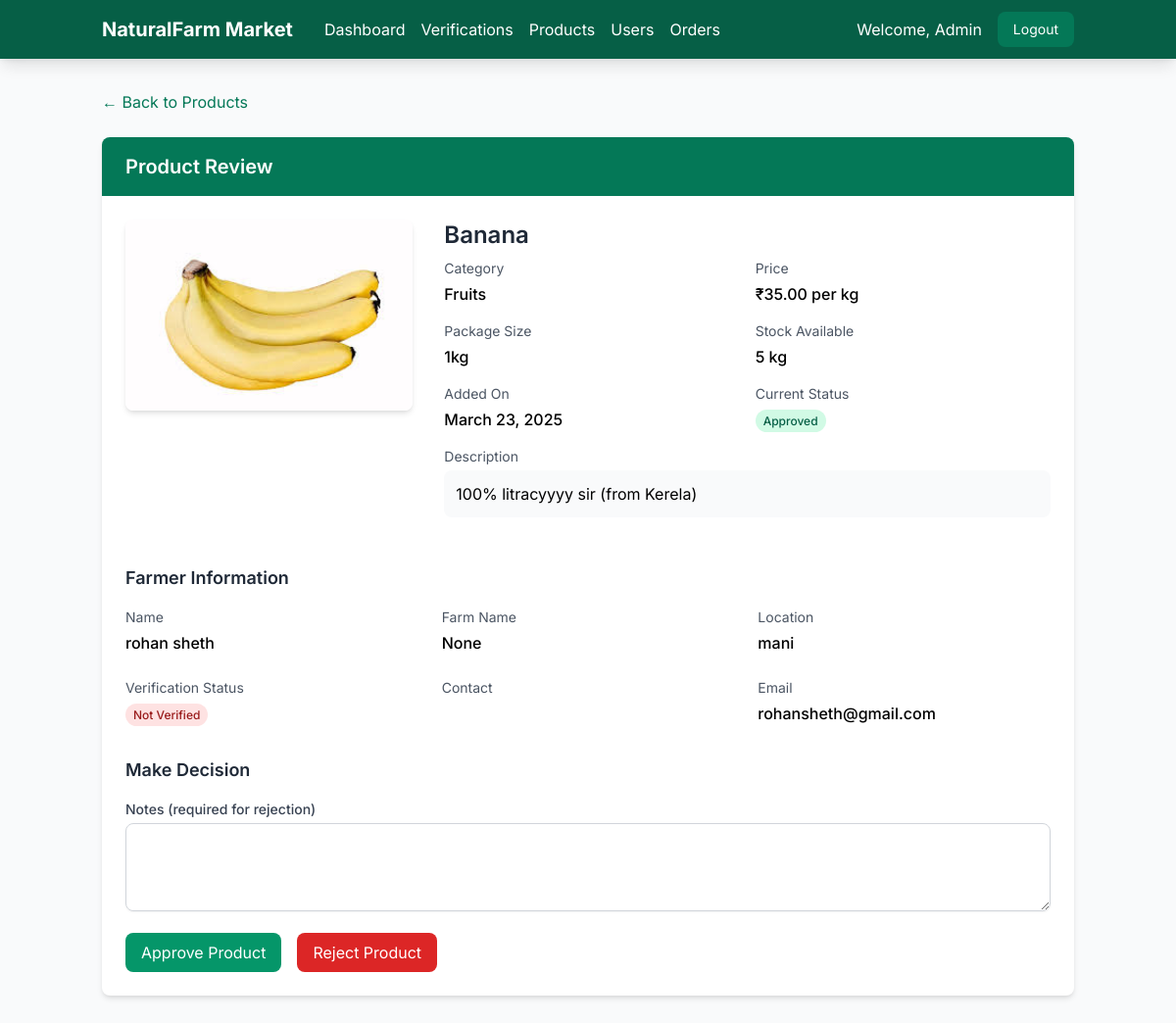
The app's page /admin-portal/review-product/5/ (signed in) with its own data.
### accounts/models.py (models this page shows, shortened)
class Product(models.Model):
    STATUS_CHOICES = [
        ('draft', 'Draft'),
        ('pending', 'Pending Approval'),
        ('active', 'Active'),
        ('rejected', 'Rejected'),
        ('out_of_stock', 'Out of Stock'),
    ]
    farmer = models.ForeignKey(Farmer, on_delete=models.CASCADE, related_name='products')
    name = models.CharField(max_length=255)
    description = models.TextField()
    category = models.ForeignKey(Category, on_delete=models.SET_NULL, null=True, related_name='products')
    unit = models.CharField(max_length=20)  # kg, g, l, ml, piece, dozen, etc.
    price = models.DecimalField(max_digits=10, decimal_places=2)
    package_size = models.CharField(max_length=50)  # e.g., "5kg", "500g", etc.
    stock = models.PositiveIntegerField(default=0)
    status = models.CharField(max_length=20, choices=STATUS_CHOICES, default='draft')
    image = models.ImageField(upload_to='product_images/', blank=True, null=True)
    qr_code = models.ImageField(upload_to='product_qr_codes/', blank=True, null=True)
    created_at = models.DateTimeField(auto_now_add=True)
    updated_at = models.DateTimeField(auto_now=True)

class Category(models.Model):
    name = models.CharField(max_length=100)
    description = models.TextField(blank=True, null=True)
    class Meta:
        verbose_name_plural = 'Categories'

class Farmer(models.Model):
    user = models.OneToOneField(User, on_delete=models.CASCADE)
    phone_number = models.CharField(max_length=15, blank=True, null=True)
    address = models.TextField(blank=True, null=True)
    farm_location = models.CharField(max_length=255, blank=True, null=True)
    origin_state = models.CharField(max_length=100, blank=True, null=True)
    is_verified = models.BooleanField(default=False)
    farm_name = models.CharField(max_length=255, blank=True, null=True)
    profile_picture = models.ImageField(upload_to='farmer_profiles/', blank=True, null=True)
    bio = models.TextField(blank=True, null=True)
    date_joined = models.DateTimeField(auto_now_add=True)

### django_tailwind/views.py (the view, shortened to what this page needs)
# urls.py: path('admin-portal/review-product/<int:product_id>/', views.review_product, name='review_product'),
@user_passes_test(is_admin_or_verifier)
def review_product(request, product_id):
    product = get_object_or_404(Product, id=product_id)
    context = {
        'product': product,
        'farmer': product.farmer
    }
    return render(request, 'admin/review_product.html', context)

### django_tailwind/views.py (called while the page is built)
def is_admin_or_verifier(user):
    return user.is_authenticated and (user.is_staff or user.groups.filter(name='Verifiers').exists())

### templates/admin/review_product.html (shortened to what this page needs)
<!DOCTYPE html>
<html lang="en">
<head>
    <link href="https://unpkg.com/tailwindcss@^2/dist/tailwind.min.css" rel="stylesheet">
</head>
<body class="bg-gray-50">
    <nav class="bg-green-800 text-white shadow-lg">
        <div class="container mx-auto px-4 py-3 flex justify-between items-center">
            <div class="flex items-center space-x-8">
                <h1 class="text-xl font-bold">NaturalFarm Market</h1>
                <div class="hidden md:flex space-x-4">
                    <a href="{% url 'admin_dashboard' %}" class="hover:text-green-200">Dashboard</a>
                    <a href="{% url 'farmer_verification' %}" class="hover:text-green-200">Verifications</a>
                    <a href="{% url 'product_approval' %}" class="hover:text-green-200">Products</a>
                    <a href="{% url 'manage_users' %}" class="hover:text-green-200">Users</a>
                    <a href="{% url 'order_management' %}" class="hover:text-green-200">Orders</a>
                </div>
            </div>
            <div class="flex items-center space-x-4">
                <span>Welcome, Admin</span>
                <a href="{% url 'admin_logout' %}" class="bg-green-700 hover:bg-green-600 px-4 py-2 rounded-lg text-sm">Logout</a>
            </div>
        </div>
    </nav>
    <div class="container mx-auto px-4 py-8">
        <div class="mb-6">
            <a href="{% url 'product_approval' %}" class="text-green-700 hover:text-green-800">
                <span>← Back to Products</span>
            </a>
        </div>
        <div class="bg-white rounded-lg shadow-md overflow-hidden">
            <div class="bg-green-700 text-white px-6 py-4">
                <h2 class="text-xl font-semibold">Product Review</h2>
            </div>
            <div class="p-6">
                <div class="grid grid-cols-1 lg:grid-cols-3 gap-8 mb-8">
                    <div class="col-span-1">
                        {% if product.image %}
                        <img src="{{ product.image.url }}" alt="{{ product.name }}" class="w-full h-auto rounded-lg shadow-md">
                        {% else %}
                        <div class="w-full h-64 bg-gray-200 rounded-lg flex items-center justify-center">
                            <span class="text-gray-500">No Image Available</span>
                        </div>
                        {% endif %}
                    </div>
                    <div class="col-span-2">
                        <h3 class="text-2xl font-semibold text-gray-800 mb-2">{{ product.name }}</h3>
                        <div class="grid grid-cols-1 md:grid-cols-2 gap-4 mb-4">
                            <div>
                                <p class="text-sm text-gray-600 mb-1">Category</p>
                                <p class="font-medium">{{ product.category.name }}</p>
                            </div>
                            <div>
                                <p class="text-sm text-gray-600 mb-1">Price</p>
                                <p class="font-medium">₹{{ product.price }} per {{ product.unit }}</p>
                            </div>
                            <div>
                                <p class="text-sm text-gray-600 mb-1">Package Size</p>
                                <p class="font-medium">{{ product.package_size }}</p>
                            </div>
                            <div>
                                <p class="text-sm text-gray-600 mb-1">Stock Available</p>
                                <p class="font-medium">{{ product.stock }} {{ product.unit }}</p>
                            </div>
                            <div>
                                <p class="text-sm text-gray-600 mb-1">Added On</p>
                                <p class="font-medium">{{ product.created_at|date:"F d, Y" }}</p>
                            </div>
                            <div>
                                <p class="text-sm text-gray-600 mb-1">Current Status</p>
                                <p class="font-medium">
                                    {% if product.status == 'pending' %}
                                    <span class="px-2 py-1 bg-yellow-100 text-yellow-800 rounded-full text-xs">Pending Review</span>
                                    {% elif product.status == 'active' %}
                                    <span class="px-2 py-1 bg-green-100 text-green-800 rounded-full text-xs">Approved</span>
                                    {% elif product.status == 'rejected' %}
                                    <span class="px-2 py-1 bg-red-100 text-red-800 rounded-full text-xs">Rejected</span>
                                    {% endif %}
                                </p>
                            </div>
                        </div>
                        <div class="mb-4">
                            <p class="text-sm text-gray-600 mb-1">Description</p>
                            <p class="bg-gray-50 p-3 rounded-lg">{{ product.description }}</p>
                        </div>
                    </div>
                </div>
                <div class="mb-8">
                    <h3 class="text-lg font-semibold text-gray-800 mb-4">Farmer Information</h3>
                    <div class="grid grid-cols-1 md:grid-cols-3 gap-6">
                        <div>
                            <p class="text-sm text-gray-600 mb-1">Name</p>
                            <p class="font-medium">{{ farmer.user.get_full_name }}</p>
                        </div>
                        <div>
                            <p class="text-sm text-gray-600 mb-1">Farm Name</p>
                            <p class="font-medium">{{ farmer.farm_name }}</p>
                        </div>
                        <div>
                            <p class="text-sm text-gray-600 mb-1">Location</p>
                            <p class="font-medium">{{ farmer.farm_location }}</p>
                        </div>
                        <div>
                            <p class="text-sm text-gray-600 mb-1">Verification Status</p>
                            <p class="font-medium">
                                {% if farmer.is_verified %}
                                <span class="px-2 py-1 text-xs bg-green-100 text-green-800 rounded-full">Verified Farmer</span>
                                {% elif verification.status == 'pending' %}
                                <span class="px-2 py-1 text-xs bg-yellow-100 text-yellow-800 rounded-full">Verification Pending</span>
                                {% else %}
                                <span class="px-2 py-1 text-xs bg-red-100 text-red-800 rounded-full">Not Verified</span>
                                {% endif %}
                            </p>
                        </div>
                        <div>
                            <p class="text-sm text-gray-600 mb-1">Contact</p>
                        </div>
                        <div>
                            <p class="text-sm text-gray-600 mb-1">Email</p>
                            <p class="font-medium">{{ farmer.user.email }}</p>
                        </div>
                    </div>
                </div>
                <div>
                    <h3 class="text-lg font-semibold text-gray-800 mb-4">Make Decision</h3>
                    <form method="POST" action="{% url 'review_product' product.id %}">
                        <div class="mb-4">
                            <label for="notes" class="block text-sm font-medium text-gray-700 mb-1">Notes (required for rejection)</label>
                            <textarea id="notes" name="notes" rows="3"
                                class="w-full px-3 py-2 border border-gray-300 rounded-lg shadow-sm focus:outline-none focus:ring-1 focus:ring-green-500 focus:border-green-500"></textarea>
                        </div>
                        <div class="flex space-x-4">
                            <button type="submit" name="action" value="approve"
                                class="bg-green-600 text-white px-4 py-2 rounded-lg hover:bg-green-700 focus:outline-none focus:ring-2 focus:ring-green-500 focus:ring-offset-2">
                                Approve Product
                            </button>
                            <button type="submit" name="action" value="reject"
                                class="bg-red-600 text-white px-4 py-2 rounded-lg hover:bg-red-700 focus:outline-none focus:ring-2 focus:ring-red-500 focus:ring-offset-2">
                                Reject Product
                            </button>
                        </div>
                    </form>
                </div>
            </div>
        </div>
    </div>
</body>
</html>

### templates/admin/review_product.html (style rules this page uses)
body { font-family: 'Inter', sans-serif; }

### records on screen
Product: image (picture), name "Banana", category.name "Fruits", price "35.00", unit "kg", package_size "1kg", stock "5", created_at "March 23, 2025", description "100% litracyyyy sir (from Kerela)"
Farmer: user.get_full_name "rohan sheth", farm_name "None", farm_location "mani", user.email "rohansheth@gmail.com"
